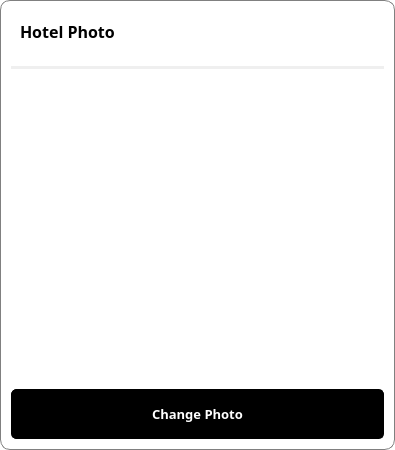
                  <widget class="QWidget" name="widget_118" native="true">
                   <property name="sizePolicy">
                    <sizepolicy hsizetype="Ignored" vsizetype="Expanding">
                     <horstretch>0</horstretch>
                     <verstretch>0</verstretch>
                    </sizepolicy>
                   </property>
                   <property name="minimumSize">
                    <size>
                     <width>300</width>
                     <height>350</height>
                    </size>
                   </property>
                   <property name="maximumSize">
                    <size>
                     <width>400</width>
                     <height>450</height>
                    </size>
                   </property>
                   <property name="styleSheet">
                    <string notr="true">border: 1px solid gray;
border-radius: 10px;
background-color: rgb(255, 255, 255);</string>
                   </property>
                   <layout class="QGridLayout" name="gridLayout_99">
                    <item row="4" column="0">
                     <widget class="QWidget" name="widget_119" native="true">
                      <property name="sizePolicy">
                       <sizepolicy hsizetype="Preferred" vsizetype="Expanding">
                        <horstretch>0</horstretch>
                        <verstretch>0</verstretch>
                       </sizepolicy>
                      </property>
                      <property name="maximumSize">
                       <size>
                        <width>16777215</width>
                        <height>16777215</height>
                       </size>
                      </property>
                      <property name="styleSheet">
                       <string notr="true">border: none;</string>
                      </property>
                      <layout class="QGridLayout" name="gridLayout_100">
                       <property name="leftMargin">
                        <number>7</number>
                       </property>
                       <property name="topMargin">
                        <number>7</number>
                       </property>
                       <property name="rightMargin">
                        <number>7</number>
                       </property>
                       <property name="bottomMargin">
                        <number>7</number>
                       </property>
                       <property name="verticalSpacing">
                        <number>3</number>
                       </property>
                       <item row="1" column="0">
                        <spacer name="verticalSpacer_48">
                         <property name="orientation">
                          <enum>Qt::Vertical</enum>
                         </property>
                         <property name="sizeHint" stdset="0">
                          <size>
                           <width>20</width>
                           <height>40</height>
                          </size>
                         </property>
                        </spacer>
                       </item>
                       <item row="2" column="0">
                        <widget class="QLabel" name="sys_picsettings">
                         <property name="sizePolicy">
                          <sizepolicy hsizetype="Preferred" vsizetype="Expanding">
                           <horstretch>0</horstretch>
                           <verstretch>0</verstretch>
                          </sizepolicy>
                         </property>
                         <property name="minimumSize">
                          <size>
                           <width>180</width>
                           <height>285</height>
                          </size>
                         </property>
                         <property name="styleSheet">
                          <string notr="true">border: none;</string>
                         </property>
                         <property name="text">
                          <string/>
                         </property>
                         <property name="pixmap">
                          <pixmap>hotelC.png</pixmap>
                         </property>
                         <property name="scaledContents">
                          <bool>true</bool>
                         </property>
                        </widget>
                       </item>
                      </layout>
                     </widget>
                    </item>
                    <item row="3" column="0">
                     <widget class="Line" name="line_8">
                      <property name="styleSheet">
                       <string notr="true">border: none;
background-color: rgba(221, 221, 221, 120);</string>
                      </property>
                      <property name="orientation">
                       <enum>Qt::Horizontal</enum>
                      </property>
                     </widget>
                    </item>
                    <item row="2" column="0">
                     <spacer name="verticalSpacer_43">
                      <property name="orientation">
                       <enum>Qt::Vertical</enum>
                      </property>
                      <property name="sizeHint" stdset="0">
                       <size>
                        <width>20</width>
                        <height>40</height>
                       </size>
                      </property>
                     </spacer>
                    </item>
                    <item row="0" column="0">
                     <widget class="QWidget" name="widget_121" native="true">
                      <property name="styleSheet">
                       <string notr="true">border: none;</string>
                      </property>
                      <layout class="QGridLayout" name="gridLayout_101">
                       <item row="0" column="0">
                        <widget class="QLabel" name="label_28">
                         <property name="font">
                          <font>
                           <family>Century Gothic</family>
                           <pointsize>12</pointsize>
                           <weight>75</weight>
                           <bold>true</bold>
                          </font>
                         </property>
                         <property name="styleSheet">
                          <string notr="true">border: none;</string>
                         </property>
                         <property name="text">
                          <string>Hotel Photo</string>
                         </property>
                        </widget>
                       </item>
                       <item row="0" column="1">
                        <spacer name="horizontalSpacer_26">
                         <property name="orientation">
                          <enum>Qt::Horizontal</enum>
                         </property>
                         <property name="sizeHint" stdset="0">
                          <size>
                           <width>260</width>
                           <height>20</height>
                          </size>
                         </property>
                        </spacer>
                       </item>
                      </layout>
                     </widget>
                    </item>
                    <item row="5" column="0">
                     <widget class="QPushButton" name="btnSchangephoto">
                      <property name="minimumSize">
                       <size>
                        <width>0</width>
                        <height>50</height>
                       </size>
                      </property>
                      <property name="font">
                       <font>
                        <family>Century Gothic</family>
                        <pointsize>10</pointsize>
                        <weight>75</weight>
                        <bold>true</bold>
                       </font>
                      </property>
                      <property name="styleSheet">
                       <string notr="true">QPushButton {
	border-radius: 5px;
	border: 1px solid black;
	color: rgb(255, 255, 255);
	background-color: rgb(0, 0, 0);
}

QPushButton:hover {
	
	background-color: rgb(70, 70, 70);
}

QPushButton:pressed {
	color: rgb(106, 106, 106);
	background-color: rgb(0, 0, 0);
}</string>
                      </property>
                      <property name="text">
                       <string>Change Photo</string>
                      </property>
                     </widget>
                    </item>
                   </layout>
                  </widget>
